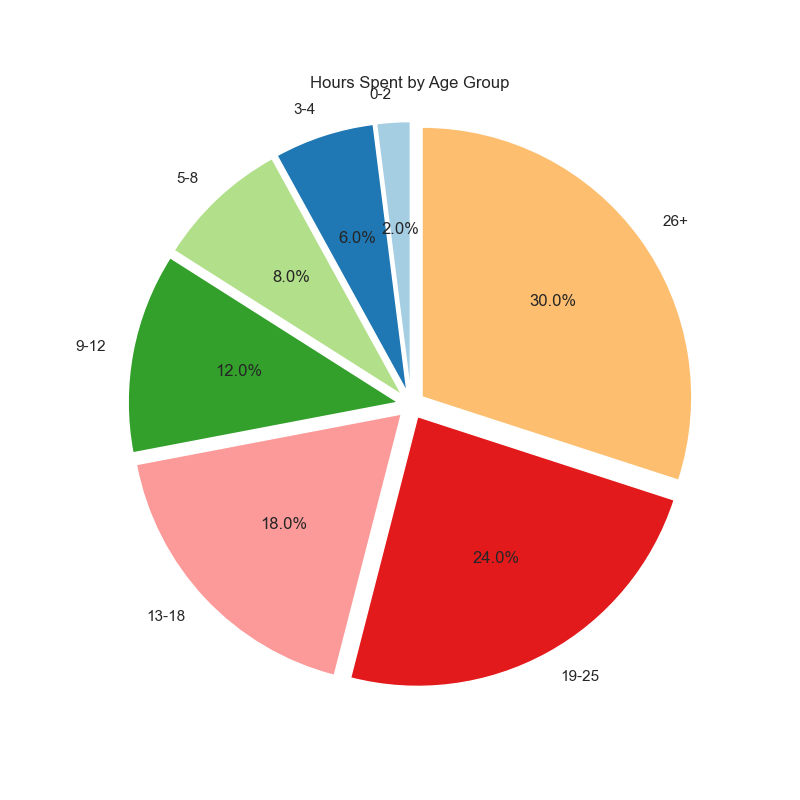

Python code for this plot:

import matplotlib.pyplot as plt

# Provided data
data = [
    {'Age Group': '0-2', 'Hours Spent': 0.5},
    {'Age Group': '3-4', 'Hours Spent': 1.5},
    {'Age Group': '5-8', 'Hours Spent': 2.0},
    {'Age Group': '9-12', 'Hours Spent': 3.0},
    {'Age Group': '13-18', 'Hours Spent': 4.5},
    {'Age Group': '19-25', 'Hours Spent': 6.0},
    {'Age Group': '26+', 'Hours Spent': 7.5}
]

# Extracting the 'Age Group' and 'Hours Spent' for the pie chart
age_groups = [entry['Age Group'] for entry in data]
hours_spent = [entry['Hours Spent'] for entry in data]

# Define colors and explode values for the pie chart
colors = plt.cm.Paired(range(len(age_groups)))
explode = [0.05 for _ in age_groups]  # Slightly offset each slice for better visibility
autopct = lambda pct: "{:.1f}%".format(pct) if pct > 0 else ''  # Only show percentage if greater than 0

# Create the pie chart
fig, ax = plt.subplots(figsize=(8, 8))
ax.pie(hours_spent, labels=age_groups, autopct=autopct, startangle=90, colors=colors, explode=explode)

# Equal aspect ratio ensures that pie is drawn as a circle.
ax.axis('equal')

# Customizing chart with title
plt.title('Hours Spent by Age Group')

# Show the pie chart
plt.show()
